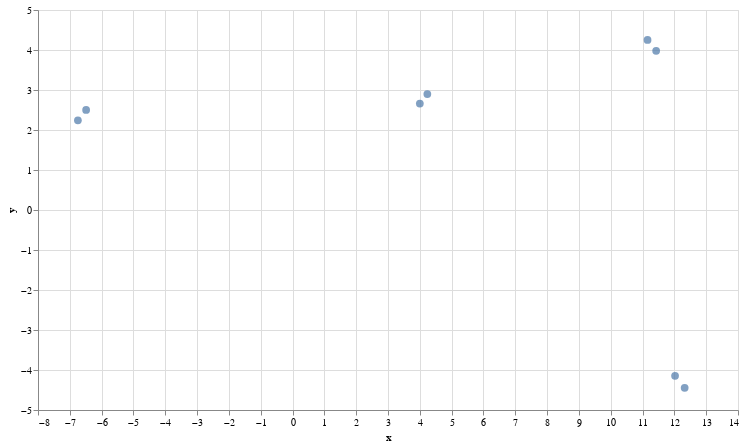

Source (notebook cell):
### Code cell
chart = umap_plot(sentences, emb)
chart.interactive()

### Figure 1 — Vega-Lite specification as saved in the notebook (floating-point values rounded to 4 significant figures)
{"config": {"view": {"continuousWidth": 400, "continuousHeight": 300}}, "data": {"name": "data-d2c52d0b1c7bfd8d84eaef336fa6e3d7"}, "mark": {"type": "circle", "size": 60}, "encoding": {"tooltip": [{"field": "text", "type": "nominal"}], "x": {"field": "x", "scale": {"zero": false}, "type": "quantitative"}, "y": {"field": "y", "scale": {"zero": false}, "type": "quantitative"}}, "height": 400, "selection": {"selector001": {"type": "interval", "bind": "scales", "encodings": ["x", "y"]}}, "width": 700, "$schema": "https://vega.github.io/schema/vega-lite/v4.17.0.json", "datasets": {"data-d2c52d0b1c7bfd8d84eaef336fa6e3d7": [{"text": "Where is the world cup?", "x": 12.02, "y": -4.145}, {"text": "The world cup is in Qatar", "x": 12.32, "y": -4.446}, {"text": "What color is the sky?", "x": 11.43, "y": 3.98}, {"text": "The sky is blue", "x": 11.16, "y": 4.25}, {"text": "Where does the bear live?", "x": -6.488, "y": 2.501}, {"text": "The bear lives in the the woods", "x": -6.746, "y": 2.242}, {"text": "What is an apple?", "x": 4.236, "y": 2.897}, {"text": "An apple is a fruit", "x": 4.001, "y": 2.661}]}}
